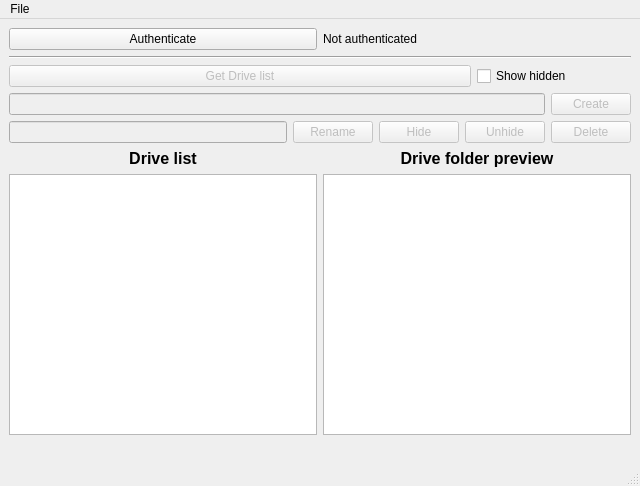
<?xml version="1.0" encoding="UTF-8"?>
<ui version="4.0">
 <class>MainWindow</class>
 <widget class="QMainWindow" name="MainWindow">
  <property name="geometry">
   <rect>
    <x>0</x>
    <y>0</y>
    <width>640</width>
    <height>486</height>
   </rect>
  </property>
  <property name="windowTitle">
   <string>MainWindow</string>
  </property>
  <widget class="QWidget" name="centralwidget">
   <layout class="QVBoxLayout" name="verticalLayout">
    <item>
     <layout class="QHBoxLayout" name="authLayout">
      <item>
       <widget class="QPushButton" name="authButton">
        <property name="text">
         <string>Authenticate</string>
        </property>
       </widget>
      </item>
      <item>
       <widget class="QLabel" name="authStatusLabel">
        <property name="text">
         <string>Not authenticated</string>
        </property>
       </widget>
      </item>
     </layout>
    </item>
    <item>
     <widget class="Line" name="line">
      <property name="orientation">
       <enum>Qt::Horizontal</enum>
      </property>
     </widget>
    </item>
    <item>
     <layout class="QHBoxLayout" name="horizontalLayout" stretch="3,1">
      <item>
       <widget class="QPushButton" name="drivesListButton">
        <property name="enabled">
         <bool>false</bool>
        </property>
        <property name="text">
         <string>Get Drive list</string>
        </property>
       </widget>
      </item>
      <item>
       <widget class="QCheckBox" name="showHiddenCheckBox">
        <property name="sizePolicy">
         <sizepolicy hsizetype="Minimum" vsizetype="Fixed">
          <horstretch>0</horstretch>
          <verstretch>0</verstretch>
         </sizepolicy>
        </property>
        <property name="text">
         <string>Show hidden</string>
        </property>
       </widget>
      </item>
     </layout>
    </item>
    <item>
     <layout class="QHBoxLayout" name="newDrivesLayout">
      <item>
       <widget class="QLineEdit" name="newDrivesEdit">
        <property name="enabled">
         <bool>false</bool>
        </property>
       </widget>
      </item>
      <item>
       <widget class="QPushButton" name="newDrivesButton">
        <property name="enabled">
         <bool>false</bool>
        </property>
        <property name="text">
         <string>Create</string>
        </property>
       </widget>
      </item>
     </layout>
    </item>
    <item>
     <layout class="QHBoxLayout" name="renameDrivesLayout">
      <item>
       <widget class="QLineEdit" name="renameDrivesEdit">
        <property name="enabled">
         <bool>false</bool>
        </property>
       </widget>
      </item>
      <item>
       <widget class="QPushButton" name="renameDrivesButton">
        <property name="enabled">
         <bool>false</bool>
        </property>
        <property name="text">
         <string>Rename</string>
        </property>
       </widget>
      </item>
      <item>
       <widget class="QPushButton" name="hideDrivesButton">
        <property name="enabled">
         <bool>false</bool>
        </property>
        <property name="text">
         <string>Hide</string>
        </property>
       </widget>
      </item>
      <item>
       <widget class="QPushButton" name="unhideDrivesButton">
        <property name="enabled">
         <bool>false</bool>
        </property>
        <property name="text">
         <string>Unhide</string>
        </property>
       </widget>
      </item>
      <item>
       <widget class="QPushButton" name="drivesSelectedDeleteButton">
        <property name="enabled">
         <bool>false</bool>
        </property>
        <property name="text">
         <string>Delete</string>
        </property>
       </widget>
      </item>
     </layout>
    </item>
    <item>
     <layout class="QHBoxLayout" name="drivesLayout">
      <item>
       <layout class="QVBoxLayout" name="drivesListLayout">
        <item>
         <widget class="QLabel" name="label_2">
          <property name="font">
           <font>
            <pointsize>12</pointsize>
            <weight>75</weight>
            <bold>true</bold>
           </font>
          </property>
          <property name="layoutDirection">
           <enum>Qt::RightToLeft</enum>
          </property>
          <property name="text">
           <string>Drive list</string>
          </property>
          <property name="alignment">
           <set>Qt::AlignCenter</set>
          </property>
         </widget>
        </item>
        <item>
         <widget class="QListWidget" name="drivesList"/>
        </item>
       </layout>
      </item>
      <item>
       <layout class="QVBoxLayout" name="drivesPreviewLayout">
        <item>
         <widget class="QLabel" name="label">
          <property name="font">
           <font>
            <pointsize>12</pointsize>
            <weight>75</weight>
            <bold>true</bold>
           </font>
          </property>
          <property name="layoutDirection">
           <enum>Qt::RightToLeft</enum>
          </property>
          <property name="text">
           <string>Drive folder preview</string>
          </property>
          <property name="alignment">
           <set>Qt::AlignCenter</set>
          </property>
         </widget>
        </item>
        <item>
         <widget class="QListWidget" name="drivesPreviewList"/>
        </item>
       </layout>
      </item>
     </layout>
    </item>
    <item>
     <widget class="QLabel" name="errorLabel">
      <property name="text">
       <string/>
      </property>
      <property name="wordWrap">
       <bool>true</bool>
      </property>
     </widget>
    </item>
   </layout>
  </widget>
  <widget class="QMenuBar" name="menubar">
   <property name="geometry">
    <rect>
     <x>0</x>
     <y>0</y>
     <width>640</width>
     <height>30</height>
    </rect>
   </property>
   <widget class="QMenu" name="menuFile">
    <property name="title">
     <string>File</string>
    </property>
    <addaction name="actionQuit"/>
   </widget>
   <addaction name="menuFile"/>
  </widget>
  <widget class="QStatusBar" name="statusbar"/>
  <action name="actionQuit">
   <property name="text">
    <string comment="Action that quits the application">Quit</string>
   </property>
  </action>
 </widget>
 <resources/>
 <connections>
  <connection>
   <sender>actionQuit</sender>
   <signal>triggered()</signal>
   <receiver>MainWindow</receiver>
   <slot>close()</slot>
   <hints>
    <hint type="sourcelabel">
     <x>-1</x>
     <y>-1</y>
    </hint>
    <hint type="destinationlabel">
     <x>319</x>
     <y>206</y>
    </hint>
   </hints>
  </connection>
 </connections>
</ui>
